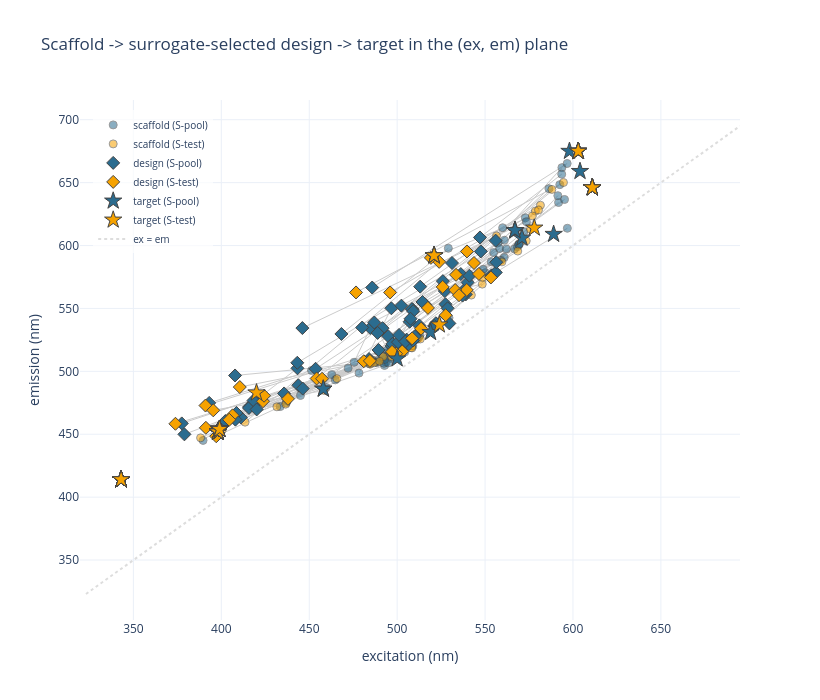

Notebook code for this chart:
### Markdown cell above
## 4. Movement in the (excitation, emission) plane

For every task: the **scaffold** oracle prediction (circle) is joined to the **surrogate-selected
design** (diamond), which should move toward the **target** (star). Short arrows landing on a star =
success. Only the selected trial is drawn, otherwise the plane is unreadable at 3× the arrows.

### Code cell
fig = go.Figure()
for _, r in summ.iterrows():
    fig.add_trace(go.Scatter(x=[r.scaf_pred_ex, r.des_ex], y=[r.scaf_pred_em, r.des_em],
                             mode="lines", line=dict(color="#cccccc", width=1),
                             showlegend=False, hoverinfo="skip"))

def _pts(ex, em, sym, name, size, opacity=1.0):
    for label in LABELS:
        s = summ[summ.cohort == label]
        fig.add_trace(go.Scatter(
            x=s[ex], y=s[em], mode="markers", name=f"{name} ({label})",
            marker=dict(symbol=sym, size=size, color=COLOR[label], opacity=opacity,
                        line=dict(width=1, color="#444")),
            customdata=np.stack([s.task, s.des_err, s.scaf_err], axis=-1),
            hovertemplate="<b>%{customdata[0]}</b><br>" + name +
                          " %{x:.0f} / %{y:.0f} nm<br>scaffold err %{customdata[2]:.1f} -> "
                          "design %{customdata[1]:.1f} nm<extra></extra>"))
_pts("scaf_pred_ex", "scaf_pred_em", "circle", "scaffold", 8, 0.55)
_pts("des_ex", "des_em", "diamond", "design", 10)
_pts("target_ex", "target_em", "star", "target", 13)
lo = float(min(summ.target_ex.min(), summ.scaf_pred_ex.min(), summ.des_ex.min())) - 20
hi = float(max(summ.target_em.max(), summ.scaf_pred_em.max(), summ.des_em.max())) + 20
fig.add_trace(go.Scatter(x=[lo, hi], y=[lo, hi], mode="lines", line=dict(dash="dot", color="#ddd"),
                         name="ex = em", hoverinfo="skip"))
fig.update_layout(template=pio_tmpl, width=820, height=700,
                  xaxis_title="excitation (nm)", yaxis_title="emission (nm)",
                  legend=dict(x=0.02, y=0.98, bgcolor="rgba(255,255,255,0.7)", font_size=10),
                  title="Scaffold -> surrogate-selected design -> target in the (ex, em) plane")
fig.show()

### Figure 1 — Plotly figure (JSON) as saved in the notebook; plotly's stock layout.template omitted (floating-point values rounded to 4 significant figures; data arrays with more than 128 entries replaced by an {"elided": "..."} marker saying what was removed)
{"data": [{"hoverinfo": "skip", "line": {"color": "#cccccc", "width": 1}, "mode": "lines", "showlegend": false, "type": "scatter", "x": [593.7, 556.0], "y": [661.9, 603.9]}, {"hoverinfo": "skip", "line": {"color": "#cccccc", "width": 1}, "mode": "lines", "showlegend": false, "type": "scatter", "x": [500.8, 443.8], "y": [512.2, 488.9]}, {"hoverinfo": "skip", "line": {"color": "#cccccc", "width": 1}, "mode": "lines", "showlegend": false, "type": "scatter", "x": [554.9, 489.4], "y": [594.4, 517.0]}, {"hoverinfo": "skip", "line": {"color": "#cccccc", "width": 1}, "mode": "lines", "showlegend": false, "type": "scatter", "x": [437.5, 484.0], "y": [476.5, 509.8]}, {"hoverinfo": "skip", "line": {"color": "#cccccc", "width": 1}, "mode": "lines", "showlegend": false, "type": "scatter", "x": [462.8, 435.7], "y": [497.4, 482.4]}, {"hoverinfo": "skip", "line": {"color": "#cccccc", "width": 1}, "mode": "lines", "showlegend": false, "type": "scatter", "x": [459.6, 411.1], "y": [487.2, 463.3]}, {"hoverinfo": "skip", "line": {"color": "#cccccc", "width": 1}, "mode": "lines", "showlegend": false, "type": "scatter", "x": [475.5, 484.7], "y": [507.2, 534.4]}, {"hoverinfo": "skip", "line": {"color": "#cccccc", "width": 1}, "mode": "lines", "showlegend": false, "type": "scatter", "x": [492.8, 402.3], "y": [504.7, 460.5]}, {"hoverinfo": "skip", "line": {"color": "#cccccc", "width": 1}, "mode": "lines", "showlegend": false, "type": "scatter", "x": [472.1, 377.5], "y": [502.5, 458.6]}, {"hoverinfo": "skip", "line": {"color": "#cccccc", "width": 1}, "mode": "lines", "showlegend": false, "type": "scatter", "x": [572.9, 531.2], "y": [622.0, 586.1]}, {"hoverinfo": "skip", "line": {"color": "#cccccc", "width": 1}, "mode": "lines", "showlegend": false, "type": "scatter", "x": [591.8, 536.2], "y": [634.2, 577.3]}, {"hoverinfo": "skip", "line": {"color": "#cccccc", "width": 1}, "mode": "lines", "showlegend": false, "type": "scatter", "x": [508.9, 521.4], "y": [520.2, 535.9]}, {"hoverinfo": "skip", "line": {"color": "#cccccc", "width": 1}, "mode": "lines", "showlegend": false, "type": "scatter", "x": [493.7, 505.4], "y": [507.4, 525.2]}, {"hoverinfo": "skip", "line": {"color": "#cccccc", "width": 1}, "mode": "lines", "showlegend": false, "type": "scatter", "x": [497.1, 508.7], "y": [523.5, 549.3]}, {"hoverinfo": "skip", "line": {"color": "#cccccc", "width": 1}, "mode": "lines", "showlegend": false, "type": "scatter", "x": [502.4, 553.7], "y": [520.0, 576.3]}, {"hoverinfo": "skip", "line": {"color": "#cccccc", "width": 1}, "mode": "lines", "showlegend": false, "type": "scatter", "x": [596.8, 556.1], "y": [613.7, 578.6]}, {"hoverinfo": "skip", "line": {"color": "#cccccc", "width": 1}, "mode": "lines", "showlegend": false, "type": "scatter", "x": [512.2, 506.6], "y": [526.6, 521.5]}, {"hoverinfo": "skip", "line": {"color": "#cccccc", "width": 1}, "mode": "lines", "showlegend": false, "type": "scatter", "x": [445.0, 507.1], "y": [480.8, 539.4]}, {"hoverinfo": "skip", "line": {"color": "#cccccc", "width": 1}, "mode": "lines", "showlegend": false, "type": "scatter", "x": [529.1, 468.3], "y": [597.8, 529.7]}, {"hoverinfo": "skip", "line": {"color": "#cccccc", "width": 1}, "mode": "lines", "showlegend": false, "type": "scatter", "x": [433.5, 415.9], "y": [472.0, 471.8]}, {"hoverinfo": "skip", "line": {"color": "#cccccc", "width": 1}, "mode": "lines", "showlegend": false, "type": "scatter", "x": [436.9, 415.7], "y": [474.9, 470.9]}, {"hoverinfo": "skip", "line": {"color": "#cccccc", "width": 1}, "mode": "lines", "showlegend": false, "type": "scatter", "x": [495.1, 527.5], "y": [515.2, 553.3]}, {"hoverinfo": "skip", "line": {"color": "#cccccc", "width": 1}, "mode": "lines", "showlegend": false, "type": "scatter", "x": [596.7, 485.8], "y": [665.2, 566.6]}, {"hoverinfo": "skip", "line": {"color": "#cccccc", "width": 1}, "mode": "lines", "showlegend": false, "type": "scatter", "x": [512.8, 419.8], "y": [528.5, 475.2]}, {"hoverinfo": "skip", "line": {"color": "#cccccc", "width": 1}, "mode": "lines", "showlegend": false, "type": "scatter", "x": [573.5, 446.1], "y": [618.9, 534.4]}, {"hoverinfo": "skip", "line": {"color": "#cccccc", "width": 1}, "mode": "lines", "showlegend": false, "type": "scatter", "x": [506.5, 528.7], "y": [522.1, 550.1]}, {"hoverinfo": "skip", "line": {"color": "#cccccc", "width": 1}, "mode": "lines", "showlegend": false, "type": "scatter", "x": [592.5, 491.7], "y": [648.4, 534.3]}, {"hoverinfo": "skip", "line": {"color": "#cccccc", "width": 1}, "mode": "lines", "showlegend": false, "type": "scatter", "x": [595.2, 488.9], "y": [636.6, 530.5]}, {"hoverinfo": "skip", "line": {"color": "#cccccc", "width": 1}, "mode": "lines", "showlegend": false, "type": "scatter", "x": [566.8, 494.9], "y": [597.3, 527.9]}, {"hoverinfo": "skip", "line": {"color": "#cccccc", "width": 1}, "mode": "lines", "showlegend": false, "type": "scatter", "x": [568.4, 508.4], "y": [599.1, 549.5]}, {"hoverinfo": "skip", "line": {"color": "#cccccc", "width": 1}, "mode": "lines", "showlegend": false, "type": "scatter", "x": [389.6, 443.3], "y": [445.1, 502.4]}, {"hoverinfo": "skip", "line": {"color": "#cccccc", "width": 1}, "mode": "lines", "showlegend": false, "type": "scatter", "x": [488.4, 496.9], "y": [506.9, 520.1]}, {"hoverinfo": "skip", "line": {"color": "#cccccc", "width": 1}, "mode": "lines", "showlegend": false, "type": "scatter", "x": [484.2, 418.3], "y": [506.0, 476.8]}, {"hoverinfo": "skip", "line": {"color": "#cccccc", "width": 1}, "mode": "lines", "showlegend": false, "type": "scatter", "x": [569.2, 527.1], "y": [600.7, 563.8]}, {"hoverinfo": "skip", "line": {"color": "#cccccc", "width": 1}, "mode": "lines", "showlegend": false, "type": "scatter", "x": [502.4, 497.3], "y": [519.4, 521.8]}, {"hoverinfo": "skip", "line": {"color": "#cccccc", "width": 1}, "mode": "lines", "showlegend": false, "type": "scatter", "x": [550.0, 526.0], "y": [578.3, 571.7]}, {"hoverinfo": "skip", "line": {"color": "#cccccc", "width": 1}, "mode": "lines", "showlegend": false, "type": "scatter", "x": [506.4, 408.6], "y": [522.0, 466.9]}, {"hoverinfo": "skip", "line": {"color": "#cccccc", "width": 1}, "mode": "lines", "showlegend": false, "type": "scatter", "x": [561.0, 500.5], "y": [604.2, 523.2]}, {"hoverinfo": "skip", "line": {"color": "#cccccc", "width": 1}, "mode": "lines", "showlegend": false, "type": "scatter", "x": [569.6, 515.9], "y": [601.4, 553.2]}, {"hoverinfo": "skip", "line": {"color": "#cccccc", "width": 1}, "mode": "lines", "showlegend": false, "type": "scatter", "x": [553.5, 480.1], "y": [587.1, 534.8]}, {"hoverinfo": "skip", "line": {"color": "#cccccc", "width": 1}, "mode": "lines", "showlegend": false, "type": "scatter", "x": [560.9, 509.1], "y": [590.5, 547.8]}, {"hoverinfo": "skip", "line": {"color": "#cccccc", "width": 1}, "mode": "lines", "showlegend": false, "type": "scatter", "x": [559.0, 501.1], "y": [588.2, 528.9]}, {"hoverinfo": "skip", "line": {"color": "#cccccc", "width": 1}, "mode": "lines", "showlegend": false, "type": "scatter", "x": [492.5, 539.0], "y": [506.4, 561.1]}, {"hoverinfo": "skip", "line": {"color": "#cccccc", "width": 1}, "mode": "lines", "showlegend": false, "type": "scatter", "x": [496.7, 487.0], "y": [510.2, 538.8]}, {"hoverinfo": "skip", "line": {"color": "#cccccc", "width": 1}, "mode": "lines", "showlegend": false, "type": "scatter", "x": [492.5, 379.0], "y": [510.5, 449.9]}, {"hoverinfo": "skip", "line": {"color": "#cccccc", "width": 1}, "mode": "lines", "showlegend": false, "type": "scatter", "x": [487.9, 407.8], "y": [507.4, 496.7]}, {"hoverinfo": "skip", "line": {"color": "#cccccc", "width": 1}, "mode": "lines", "showlegend": false, "type": "scatter", "x": [494.0, 537.2], "y": [516.5, 560.2]}, {"hoverinfo": "skip", "line": {"color": "#cccccc", "width": 1}, "mode": "lines", "showlegend": false, "type": "scatter", "x": [489.1, 522.0], "y": [515.9, 538.2]}, {"hoverinfo": "skip", "line": {"color": "#cccccc", "width": 1}, "mode": "lines", "showlegend": false, "type": "scatter", "x": [464.8, 538.3], "y": [493.2, 564.9]}, {"hoverinfo": "skip", "line": {"color": "#cccccc", "width": 1}, "mode": "lines", "showlegend": false, "type": "scatter", "x": [511.3, 504.7], "y": [525.4, 523.7]}, {"hoverinfo": "skip", "line": {"color": "#cccccc", "width": 1}, "mode": "lines", "showlegend": false, "type": "scatter", "x": [451.3, 393.1], "y": [500.7, 474.9]}, {"hoverinfo": "skip", "line": {"color": "#cccccc", "width": 1}, "mode": "lines", "showlegend": false, "type": "scatter", "x": [495.0, 510.0], "y": [506.7, 527.8]}, {"hoverinfo": "skip", "line": {"color": "#cccccc", "width": 1}, "mode": "lines", "showlegend": false, "type": "scatter", "x": [529.5, 529.7], "y": [542.5, 538.1]}, {"hoverinfo": "skip", "line": {"color": "#cccccc", "width": 1}, "mode": "lines", "showlegend": false, "type": "scatter", "x": [478.3, 496.7], "y": [498.6, 550.1]}, {"hoverinfo": "skip", "line": {"color": "#cccccc", "width": 1}, "mode": "lines", "showlegend": false, "type": "scatter", "x": [508.4, 446.3], "y": [524.4, 486.3]}, {"hoverinfo": "skip", "line": {"color": "#cccccc", "width": 1}, "mode": "lines", "showlegend": false, "type": "scatter", "x": [560.0, 513.1], "y": [614.1, 567.3]}, {"hoverinfo": "skip", "line": {"color": "#cccccc", "width": 1}, "mode": "lines", "showlegend": false, "type": "scatter", "x": [503.2, 521.1], "y": [519.0, 536.1]}, {"hoverinfo": "skip", "line": {"color": "#cccccc", "width": 1}, "mode": "lines", "showlegend": false, "type": "scatter", "x": [492.9, 514.4], "y": [509.4, 555.1]}, {"hoverinfo": "skip", "line": {"color": "#cccccc", "width": 1}, "mode": "lines", "showlegend": false, "type": "scatter", "x": [548.9, 540.1], "y": [581.1, 570.7]}, {"hoverinfo": "skip", "line": {"color": "#cccccc", "width": 1}, "mode": "lines", "showlegend": false, "type": "scatter", "x": [586.3, 547.6], "y": [645.2, 595.3]}, {"hoverinfo": "skip", "line": {"color": "#cccccc", "width": 1}, "mode": "lines", "showlegend": false, "type": "scatter", "x": [593.6, 547.1], "y": [656.7, 606.4]}, {"hoverinfo": "skip", "line": {"color": "#cccccc", "width": 1}, "mode": "lines", "showlegend": false, "type": "scatter", "x": [500.0, 512.6], "y": [515.7, 536.5]}, {"hoverinfo": "skip", "line": {"color": "#cccccc", "width": 1}, "mode": "lines", "showlegend": false, "type": "scatter", "x": [504.3, 509.0], "y": [515.3, 524.5]}, {"hoverinfo": "skip", "line": {"color": "#cccccc", "width": 1}, "mode": "lines", "showlegend": false, "type": "scatter", "x": [591.4, 556.4], "y": [639.6, 586.7]}, {"hoverinfo": "skip", "line": {"color": "#cccccc", "width": 1}, "mode": "lines", "showlegend": false, "type": "scatter", "x": [557.4, 443.2], "y": [602.2, 506.8]}, {"hoverinfo": "skip", "line": {"color": "#cccccc", "width": 1}, "mode": "lines", "showlegend": false, "type": "scatter", "x": [558.3, 453.6], "y": [597.6, 502.0]}, {"hoverinfo": "skip", "line": {"color": "#cccccc", "width": 1}, "mode": "lines", "showlegend": false, "type": "scatter", "x": [562.1, 502.4], "y": [597.3, 552.2]}, {"hoverinfo": "skip", "line": {"color": "#cccccc", "width": 1}, "mode": "lines", "showlegend": false, "type": "scatter", "x": [569.2, 507.6], "y": [600.7, 541.8]}, {"hoverinfo": "skip", "line": {"color": "#cccccc", "width": 1}, "mode": "lines", "showlegend": false, "type": "scatter", "x": [489.5, 398.3], "y": [508.7, 453.8]}, {"hoverinfo": "skip", "line": {"color": "#cccccc", "width": 1}, "mode": "lines", "showlegend": false, "type": "scatter", "x": [572.1, 541.1], "y": [610.8, 576.0]}, {"hoverinfo": "skip", "line": {"color": "#cccccc", "width": 1}, "mode": "lines", "showlegend": false, "type": "scatter", "x": [491.5, 420.1], "y": [512.3, 469.7]}, {"hoverinfo": "skip", "line": {"color": "#cccccc", "width": 1}, "mode": "lines", "showlegend": false, "type": "scatter", "x": [484.8, 408.0], "y": [507.1, 461.6]}, {"hoverinfo": "skip", "line": {"color": "#cccccc", "width": 1}, "mode": "lines", "showlegend": false, "type": "scatter", "x": [575.8, 546.5], "y": [612.9, 577.4]}, {"hoverinfo": "skip", "line": {"color": "#cccccc", "width": 1}, "mode": "lines", "showlegend": false, "type": "scatter", "x": [559.6, 533.5], "y": [587.0, 576.7]}, {"hoverinfo": "skip", "line": {"color": "#cccccc", "width": 1}, "mode": "lines", "showlegend": false, "type": "scatter", "x": [573.4, 539.6], "y": [603.7, 564.7]}, {"hoverinfo": "skip", "line": {"color": "#cccccc", "width": 1}, "mode": "lines", "showlegend": false, "type": "scatter", "x": [484.7, 406.4], "y": [505.7, 465.0]}, {"hoverinfo": "skip", "line": {"color": "#cccccc", "width": 1}, "mode": "lines", "showlegend": false, "type": "scatter", "x": [588.0, 454.2], "y": [644.6, 494.3]}, {"hoverinfo": "skip", "line": {"color": "#cccccc", "width": 1}, "mode": "lines", "showlegend": false, "type": "scatter", "x": [581.5, 496.0], "y": [632.0, 562.7]}, {"hoverinfo": "skip", "line": {"color": "#cccccc", "width": 1}, "mode": "lines", "showlegend": false, "type": "scatter", "x": [578.6, 543.7], "y": [627.4, 586.1]}, {"hoverinfo": "skip", "line": {"color": "#cccccc", "width": 1}, "mode": "lines", "showlegend": false, "type": "scatter", "x": [499.3, 502.9], "y": [511.7, 515.8]}, {"hoverinfo": "skip", "line": {"color": "#cccccc", "width": 1}, "mode": "lines", "showlegend": false, "type": "scatter", "x": [513.2, 391.0], "y": [525.7, 472.8]}, {"hoverinfo": "skip", "line": {"color": "#cccccc", "width": 1}, "mode": "lines", "showlegend": false, "type": "scatter", "x": [594.6, 476.6], "y": [650.1, 562.7]}, {"hoverinfo": "skip", "line": {"color": "#cccccc", "width": 1}, "mode": "lines", "showlegend": false, "type": "scatter", "x": [507.9, 404.5], "y": [518.8, 461.5]}, {"hoverinfo": "skip", "line": {"color": "#cccccc", "width": 1}, "mode": "lines", "showlegend": false, "type": "scatter", "x": [548.4, 533.0], "y": [569.3, 564.6]}, {"hoverinfo": "skip", "line": {"color": "#cccccc", "width": 1}, "mode": "lines", "showlegend": false, "type": "scatter", "x": [388.2, 497.3], "y": [447.1, 515.0]}, {"hoverinfo": "skip", "line": {"color": "#cccccc", "width": 1}, "mode": "lines", "showlegend": false, "type": "scatter", "x": [508.4, 553.3], "y": [520.3, 574.6]}, {"hoverinfo": "skip", "line": {"color": "#cccccc", "width": 1}, "mode": "lines", "showlegend": false, "type": "scatter", "x": [568.6, 517.5], "y": [595.6, 550.4]}, {"hoverinfo": "skip", "line": {"color": "#cccccc", "width": 1}, "mode": "lines", "showlegend": false, "type": "scatter", "x": [458.5, 395.4], "y": [484.8, 469.0]}, {"hoverinfo": "skip", "line": {"color": "#cccccc", "width": 1}, "mode": "lines", "showlegend": false, "type": "scatter", "x": [503.3, 527.6], "y": [517.8, 544.6]}, {"hoverinfo": "skip", "line": {"color": "#cccccc", "width": 1}, "mode": "lines", "showlegend": false, "type": "scatter", "x": [496.8, 410.5], "y": [511.5, 487.5]}, {"hoverinfo": "skip", "line": {"color": "#cccccc", "width": 1}, "mode": "lines", "showlegend": false, "type": "scatter", "x": [556.5, 539.7], "y": [607.7, 595.3]}, {"hoverinfo": "skip", "line": {"color": "#cccccc", "width": 1}, "mode": "lines", "showlegend": false, "type": "scatter", "x": [485.8, 457.3], "y": [509.1, 494.1]}, {"hoverinfo": "skip", "line": {"color": "#cccccc", "width": 1}, "mode": "lines", "showlegend": false, "type": "scatter", "x": [492.1, 391.2], "y": [511.6, 455.1]}, {"hoverinfo": "skip", "line": {"color": "#cccccc", "width": 1}, "mode": "lines", "showlegend": false, "type": "scatter", "x": [508.4, 437.9], "y": [518.6, 478.1]}, {"hoverinfo": "skip", "line": {"color": "#cccccc", "width": 1}, "mode": "lines", "showlegend": false, "type": "scatter", "x": [486.9, 423.7], "y": [506.8, 476.2]}, {"hoverinfo": "skip", "line": {"color": "#cccccc", "width": 1}, "mode": "lines", "showlegend": false, "type": "scatter", "x": [501.8, 499.4], "y": [514.6, 514.0]}, {"hoverinfo": "skip", "line": {"color": "#cccccc", "width": 1}, "mode": "lines", "showlegend": false, "type": "scatter", "x": [503.0, 513.6], "y": [517.2, 533.9]}, {"hoverinfo": "skip", "line": {"color": "#cccccc", "width": 1}, "mode": "lines", "showlegend": false, "type": "scatter", "x": [503.6, 508.5], "y": [516.8, 526.2]}, {"hoverinfo": "skip", "line": {"color": "#cccccc", "width": 1}, "mode": "lines", "showlegend": false, "type": "scatter", "x": [542.2, 497.1], "y": [560.6, 515.5]}, {"hoverinfo": "skip", "line": {"color": "#cccccc", "width": 1}, "mode": "lines", "showlegend": false, "type": "scatter", "x": [548.6, 535.2], "y": [574.6, 560.5]}, {"hoverinfo": "skip", "line": {"color": "#cccccc", "width": 1}, "mode": "lines", "showlegend": false, "type": "scatter", "x": [413.5, 523.9], "y": [459.6, 587.0]}, {"hoverinfo": "skip", "line": {"color": "#cccccc", "width": 1}, "mode": "lines", "showlegend": false, "type": "scatter", "x": [465.7, 481.0], "y": [494.2, 508.0]}, {"hoverinfo": "skip", "line": {"color": "#cccccc", "width": 1}, "mode": "lines", "showlegend": false, "type": "scatter", "x": [431.6, 484.5], "y": [471.8, 508.3]}, {"hoverinfo": "skip", "line": {"color": "#cccccc", "width": 1}, "mode": "lines", "showlegend": false, "type": "scatter", "x": [436.6, 397.1], "y": [473.9, 448.4]}, {"hoverinfo": "skip", "line": {"color": "#cccccc", "width": 1}, "mode": "lines", "showlegend": false, "type": "scatter", "x": [400.6, 424.3], "y": [453.6, 480.6]}, {"hoverinfo": "skip", "line": {"color": "#cccccc", "width": 1}, "mode": "lines", "showlegend": false, "type": "scatter", "x": [580.4, 525.9], "y": [628.3, 567.1]}, {"hoverinfo": "skip", "line": {"color": "#cccccc", "width": 1}, "mode": "lines", "showlegend": false, "type": "scatter", "x": [576.9, 519.2], "y": [623.5, 590.2]}, {"hoverinfo": "skip", "line": {"color": "#cccccc", "width": 1}, "mode": "lines", "showlegend": false, "type": "scatter", "x": [490.0, 373.9], "y": [507.9, 458.3]}, {"customdata": {"elided": "72x3 mixed values"}, "hovertemplate": "<b>%{customdata[0]}</b><br>scaffold %{x:.0f} / %{y:.0f} nm<br>scaffold err %{customdata[2]:.1f} -> design %{customdata[1]:.1f} nm<extra></extra>", "marker": {"color": "#2b6c8f", "line": {"color": "#444", "width": 1}, "opacity": 0.55, "size": 8, "symbol": "circle"}, "mode": "markers", "name": "scaffold (S-pool)", "type": "scatter", "x": [593.7, 500.8, 554.9, 437.5, 462.8, 459.6, 475.5, 492.8, 472.1, 572.9, 591.8, 508.9, 493.7, 497.1, 502.4, 596.8, 512.2, 445.0, 529.1, 433.5, 436.9, 495.1, 596.7, 512.8, 573.5, 506.5, 592.5, 595.2, 566.8, 568.4, 389.6, 488.4, 484.2, 569.2, 502.4, 550.0, 506.4, 561.0, 569.6, 553.5, 560.9, 559.0, 492.5, 496.7, 492.5, 487.9, 494.0, 489.1, 464.8, 511.3, 451.3, 495.0, 529.5, 478.3, 508.4, 560.0, 503.2, 492.9, 548.9, 586.3, 593.6, 500.0, 504.3, 591.4, 557.4, 558.3, 562.1, 569.2, 489.5, 572.1, 491.5, 484.8], "y": [661.9, 512.2, 594.4, 476.5, 497.4, 487.2, 507.2, 504.7, 502.5, 622.0, 634.2, 520.2, 507.4, 523.5, 520.0, 613.7, 526.6, 480.8, 597.8, 472.0, 474.9, 515.2, 665.2, 528.5, 618.9, 522.1, 648.4, 636.6, 597.3, 599.1, 445.1, 506.9, 506.0, 600.7, 519.4, 578.3, 522.0, 604.2, 601.4, 587.1, 590.5, 588.2, 506.4, 510.2, 510.5, 507.4, 516.5, 515.9, 493.2, 525.4, 500.7, 506.7, 542.5, 498.6, 524.4, 614.1, 519.0, 509.4, 581.1, 645.2, 656.7, 515.7, 515.3, 639.6, 602.2, 597.6, 597.3, 600.7, 508.7, 610.8, 512.3, 507.1]}, {"customdata": [["AzamiRed1.0-mBlueberry1", 137.0, 169.4], ["FusionRed-MQV-mBlueberry1", 130.1, 148.3], ["FusionRed-mBlueberry1", 127.2, 163.6], ["GFPxm19-Sumire", 57.22, 116.7], ["HcRed-Bluebonnet2", 47.8, 189.8], ["Katushka-9-5-Bluebonnet2", 102.9, 180.3], ["Katushka-Bluebonnet2", 138.4, 176.5], ["LanFP1-laRFP", 47.16, 51.0], ["Monomeric hyperfolder YFP-Sumire", 53.4, 140.9], ["Neptune-mBlueberry1", 94.64, 197.3], ["OFPxm-Sumire", 54.47, 134.8], ["PSmOrange-mBlueberry1", 123.8, 133.8], ["SBFP1-phiYFPv", 24.35, 112.8], ["V127T SAASoti-plobRFP", 32.07, 81.65], ["asulCP-Bluebonnet2", 107.5, 155.6], ["avGFP480-Sumire", 53.72, 93.14], ["d1EosFP-E2-Crimson", 92.39, 118.0], ["eGFP203C-Sumire", 70.51, 125.6], ["eqFP611 V124T-Bluebonnet2", 141.0, 155.6], ["htFuncLib_sf:mid.12-Sumire", 97.2, 119.0], ["htFuncLib_sf:mid.9-Sumire", 44.66, 123.3], ["htFuncLib_sf:thermo.2-Sumire", 79.46, 135.0], ["iq-mEmerald-Sumire", 71.47, 118.3], ["laGFP-laRFP", 49.81, 48.31], ["mGeos-C-E2-Crimson", 104.7, 118.4], ["mGeos-M-E2-Crimson", 111.2, 118.3], ["mKO-apulFP483", 54.78, 99.88], ["mOrange2-mBlueberry1", 122.8, 136.6], ["mRubyFT-mCarmine", 83.52, 202.4], ["mTFP0.7-mCarmine", 144.5, 159.1], ["mTFP1-Y67W-mCarmine", 142.6, 187.3], ["moxCerulean3-Sumire", 44.27, 76.74], ["shCP-E63L/Y64H-mCarmine", 186.6, 211.9], ["td-RFP639-Bluebonnet2", 120.0, 177.8], ["tdKatushka2-Bluebonnet2", 128.2, 173.7], ["usGFP-Sumire", 37.62, 120.4]], "hovertemplate": "<b>%{customdata[0]}</b><br>scaffold %{x:.0f} / %{y:.0f} nm<br>scaffold err %{customdata[2]:.1f} -> design %{customdata[1]:.1f} nm<extra></extra>", "marker": {"color": "#f6a200", "line": {"color": "#444", "width": 1}, "opacity": 0.55, "size": 8, "symbol": "circle"}, "mode": "markers", "name": "scaffold (S-test)", "type": "scatter", "x": [575.8, 559.6, 573.4, 484.7, 588.0, 581.5, 578.6, 499.3, 513.2, 594.6, 507.9, 548.4, 388.2, 508.4, 568.6, 458.5, 503.3, 496.8, 556.5, 485.8, 492.1, 508.4, 486.9, 501.8, 503.0, 503.6, 542.2, 548.6, 413.5, 465.7, 431.6, 436.6, 400.6, 580.4, 576.9, 490.0], "y": [612.9, 587.0, 603.7, 505.7, 644.6, 632.0, 627.4, 511.7, 525.7, 650.1, 518.8, 569.3, 447.1, 520.3, 595.6, 484.8, 517.8, 511.5, 607.7, 509.1, 511.6, 518.6, 506.8, 514.6, 517.2, 516.8, 560.6, 574.6, 459.6, 494.2, 471.8, 473.9, 453.6, 628.3, 623.5, 507.9]}, {"customdata": {"elided": "72x3 mixed values"}, "hovertemplate": "<b>%{customdata[0]}</b><br>design %{x:.0f} / %{y:.0f} nm<br>scaffold err %{customdata[2]:.1f} -> design %{customdata[1]:.1f} nm<extra></extra>", "marker": {"color": "#2b6c8f", "line": {"color": "#444", "width": 1}, "opacity": 1.0, "size": 10, "symbol": "diamond"}, "mode": "markers", "name": "design (S-pool)", "type": "scatter", "x": [556.0, 443.8, 489.4, 484.0, 435.7, 411.1, 484.7, 402.3, 377.5, 531.2, 536.2, 521.4, 505.4, 508.7, 553.7, 556.1, 506.6, 507.1, 468.3, 415.9, 415.7, 527.5, 485.8, 419.8, 446.1, 528.7, 491.7, 488.9, 494.9, 508.4, 443.3, 496.9, 418.3, 527.1, 497.3, 526.0, 408.6, 500.5, 515.9, 480.1, 509.1, 501.1, 539.0, 487.0, 379.0, 407.8, 537.2, 522.0, 538.3, 504.7, 393.1, 510.0, 529.7, 496.7, 446.3, 513.1, 521.1, 514.4, 540.1, 547.6, 547.1, 512.6, 509.0, 556.4, 443.2, 453.6, 502.4, 507.6, 398.3, 541.1, 420.1, 408.0], "y": [603.9, 488.9, 517.0, 509.8, 482.4, 463.3, 534.4, 460.5, 458.6, 586.1, 577.3, 535.9, 525.2, 549.3, 576.3, 578.6, 521.5, 539.4, 529.7, 471.8, 470.9, 553.3, 566.6, 475.2, 534.4, 550.1, 534.3, 530.5, 527.9, 549.5, 502.4, 520.1, 476.8, 563.8, 521.8, 571.7, 466.9, 523.2, 553.2, 534.8, 547.8, 528.9, 561.1, 538.8, 449.9, 496.7, 560.2, 538.2, 564.9, 523.7, 474.9, 527.8, 538.1, 550.1, 486.3, 567.3, 536.1, 555.1, 570.7, 595.3, 606.4, 536.5, 524.5, 586.7, 506.8, 502.0, 552.2, 541.8, 453.8, 576.0, 469.7, 461.6]}, {"customdata": [["AzamiRed1.0-mBlueberry1", 137.0, 169.4], ["FusionRed-MQV-mBlueberry1", 130.1, 148.3], ["FusionRed-mBlueberry1", 127.2, 163.6], ["GFPxm19-Sumire", 57.22, 116.7], ["HcRed-Bluebonnet2", 47.8, 189.8], ["Katushka-9-5-Bluebonnet2", 102.9, 180.3], ["Katushka-Bluebonnet2", 138.4, 176.5], ["LanFP1-laRFP", 47.16, 51.0], ["Monomeric hyperfolder YFP-Sumire", 53.4, 140.9], ["Neptune-mBlueberry1", 94.64, 197.3], ["OFPxm-Sumire", 54.47, 134.8], ["PSmOrange-mBlueberry1", 123.8, 133.8], ["SBFP1-phiYFPv", 24.35, 112.8], ["V127T SAASoti-plobRFP", 32.07, 81.65], ["asulCP-Bluebonnet2", 107.5, 155.6], ["avGFP480-Sumire", 53.72, 93.14], ["d1EosFP-E2-Crimson", 92.39, 118.0], ["eGFP203C-Sumire", 70.51, 125.6], ["eqFP611 V124T-Bluebonnet2", 141.0, 155.6], ["htFuncLib_sf:mid.12-Sumire", 97.2, 119.0], ["htFuncLib_sf:mid.9-Sumire", 44.66, 123.3], ["htFuncLib_sf:thermo.2-Sumire", 79.46, 135.0], ["iq-mEmerald-Sumire", 71.47, 118.3], ["laGFP-laRFP", 49.81, 48.31], ["mGeos-C-E2-Crimson", 104.7, 118.4], ["mGeos-M-E2-Crimson", 111.2, 118.3], ["mKO-apulFP483", 54.78, 99.88], ["mOrange2-mBlueberry1", 122.8, 136.6], ["mRubyFT-mCarmine", 83.52, 202.4], ["mTFP0.7-mCarmine", 144.5, 159.1], ["mTFP1-Y67W-mCarmine", 142.6, 187.3], ["moxCerulean3-Sumire", 44.27, 76.74], ["shCP-E63L/Y64H-mCarmine", 186.6, 211.9], ["td-RFP639-Bluebonnet2", 120.0, 177.8], ["tdKatushka2-Bluebonnet2", 128.2, 173.7], ["usGFP-Sumire", 37.62, 120.4]], "hovertemplate": "<b>%{customdata[0]}</b><br>design %{x:.0f} / %{y:.0f} nm<br>scaffold err %{customdata[2]:.1f} -> design %{customdata[1]:.1f} nm<extra></extra>", "marker": {"color": "#f6a200", "line": {"color": "#444", "width": 1}, "opacity": 1.0, "size": 10, "symbol": "diamond"}, "mode": "markers", "name": "design (S-test)", "type": "scatter", "x": [546.5, 533.5, 539.6, 406.4, 454.2, 496.0, 543.7, 502.9, 391.0, 476.6, 404.5, 533.0, 497.3, 553.3, 517.5, 395.4, 527.6, 410.5, 539.7, 457.3, 391.2, 437.9, 423.7, 499.4, 513.6, 508.5, 497.1, 535.2, 523.9, 481.0, 484.5, 397.1, 424.3, 525.9, 519.2, 373.9], "y": [577.4, 576.7, 564.7, 465.0, 494.3, 562.7, 586.1, 515.8, 472.8, 562.7, 461.5, 564.6, 515.0, 574.6, 550.4, 469.0, 544.6, 487.5, 595.3, 494.1, 455.1, 478.1, 476.2, 514.0, 533.9, 526.2, 515.5, 560.5, 587.0, 508.0, 508.3, 448.4, 480.6, 567.1, 590.2, 458.3]}, {"customdata": {"elided": "72x3 mixed values"}, "hovertemplate": "<b>%{customdata[0]}</b><br>target %{x:.0f} / %{y:.0f} nm<br>scaffold err %{customdata[2]:.1f} -> design %{customdata[1]:.1f} nm<extra></extra>", "marker": {"color": "#2b6c8f", "line": {"color": "#444", "width": 1}, "opacity": 1.0, "size": 13, "symbol": "star"}, "mode": "markers", "name": "target (S-pool)", "type": "scatter", "x": [399, 343, 458, 519, 343, 343, 603, 343, 343, 399, 398, 589, 567, 521, 567, 399, 521, 611, 500, 343, 343, 611, 399, 343, 398, 521, 398, 398, 398, 398, 603, 604, 343, 398, 611, 398, 343, 458, 398, 398, 398, 398, 603, 603, 343, 343, 611, 611, 571, 521, 343, 567, 567, 603, 343, 399, 611, 598, 399, 398, 399, 611, 611, 398, 399, 398, 398, 398, 343, 398, 343, 343], "y": [454, 414, 486, 531, 414, 414, 675, 414, 414, 454, 452, 609, 612, 592, 612, 454, 592, 646, 510, 414, 414, 646, 454, 414, 452, 592, 452, 452, 452, 452, 675, 659, 414, 452, 646, 452, 414, 486, 452, 452, 452, 452, 675, 675, 414, 414, 646, 646, 606, 592, 414, 612, 612, 675, 414, 454, 646, 675, 454, 452, 454, 646, 646, 452, 454, 452, 452, 452, 414, 452, 414, 414]}, {"customdata": [["AzamiRed1.0-mBlueberry1", 137.0, 169.4], ["FusionRed-MQV-mBlueberry1", 130.1, 148.3], ["FusionRed-mBlueberry1", 127.2, 163.6], ["GFPxm19-Sumire", 57.22, 116.7], ["HcRed-Bluebonnet2", 47.8, 189.8], ["Katushka-9-5-Bluebonnet2", 102.9, 180.3], ["Katushka-Bluebonnet2", 138.4, 176.5], ["LanFP1-laRFP", 47.16, 51.0], ["Monomeric hyperfolder YFP-Sumire", 53.4, 140.9], ["Neptune-mBlueberry1", 94.64, 197.3], ["OFPxm-Sumire", 54.47, 134.8], ["PSmOrange-mBlueberry1", 123.8, 133.8], ["SBFP1-phiYFPv", 24.35, 112.8], ["V127T SAASoti-plobRFP", 32.07, 81.65], ["asulCP-Bluebonnet2", 107.5, 155.6], ["avGFP480-Sumire", 53.72, 93.14], ["d1EosFP-E2-Crimson", 92.39, 118.0], ["eGFP203C-Sumire", 70.51, 125.6], ["eqFP611 V124T-Bluebonnet2", 141.0, 155.6], ["htFuncLib_sf:mid.12-Sumire", 97.2, 119.0], ["htFuncLib_sf:mid.9-Sumire", 44.66, 123.3], ["htFuncLib_sf:thermo.2-Sumire", 79.46, 135.0], ["iq-mEmerald-Sumire", 71.47, 118.3], ["laGFP-laRFP", 49.81, 48.31], ["mGeos-C-E2-Crimson", 104.7, 118.4], ["mGeos-M-E2-Crimson", 111.2, 118.3], ["mKO-apulFP483", 54.78, 99.88], ["mOrange2-mBlueberry1", 122.8, 136.6], ["mRubyFT-mCarmine", 83.52, 202.4], ["mTFP0.7-mCarmine", 144.5, 159.1], ["mTFP1-Y67W-mCarmine", 142.6, 187.3], ["moxCerulean3-Sumire", 44.27, 76.74], ["shCP-E63L/Y64H-mCarmine", 186.6, 211.9], ["td-RFP639-Bluebonnet2", 120.0, 177.8], ["tdKatushka2-Bluebonnet2", 128.2, 173.7], ["usGFP-Sumire", 37.62, 120.4]], "hovertemplate": "<b>%{customdata[0]}</b><br>target %{x:.0f} / %{y:.0f} nm<br>scaffold err %{customdata[2]:.1f} -> design %{customdata[1]:.1f} nm<extra></extra>", "marker": {"color": "#f6a200", "line": {"color": "#444", "width": 1}, "opacity": 1.0, "size": 13, "symbol": "star"}, "mode": "markers", "name": "target (S-test)", "type": "scatter", "x": [398, 398, 398, 343, 399, 399, 399, 521, 343, 398, 343, 398, 524, 578, 399, 343, 611, 343, 399, 343, 343, 343, 343, 521, 611, 611, 420, 398, 603, 603, 603, 343, 603, 399, 399, 343], "y": [452, 452, 452, 414, 454, 454, 454, 592, 414, 452, 414, 452, 537, 614, 454, 414, 646, 414, 454, 414, 414, 414, 414, 592, 646, 646, 483, 452, 675, 675, 675, 414, 675, 454, 454, 414]}, {"hoverinfo": "skip", "line": {"color": "#ddd", "dash": "dot"}, "mode": "lines", "name": "ex = em", "type": "scatter", "x": [323.0, 695.0], "y": [323.0, 695.0]}], "layout": {"height": 700, "legend": {"bgcolor": "rgba(255,255,255,0.7)", "font": {"size": 10}, "x": 0.02, "y": 0.98}, "title": {"text": "Scaffold -> surrogate-selected design -> target in the (ex, em) plane"}, "width": 820, "xaxis": {"title": {"text": "excitation (nm)"}}, "yaxis": {"title": {"text": "emission (nm)"}}}}
